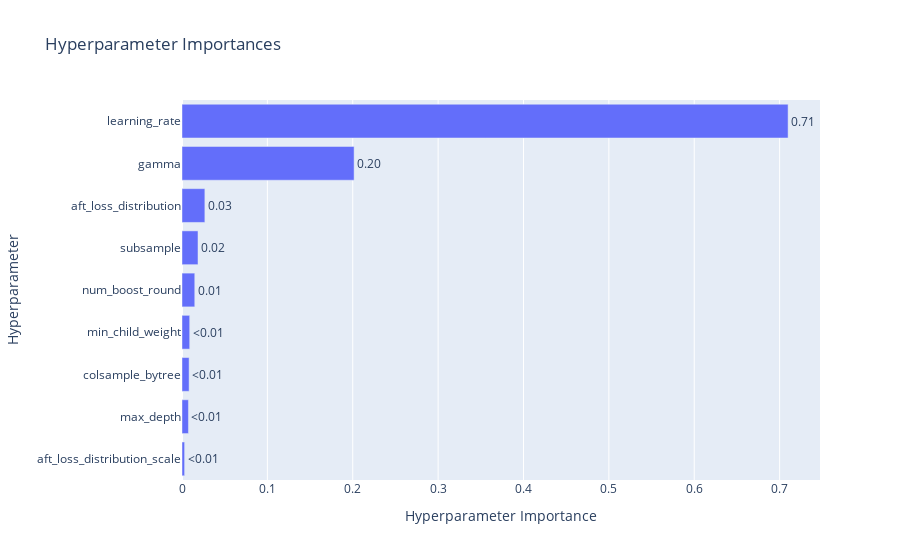

The notebook cell this image was saved under:
### Code cell
fig = optuna.visualization.plot_param_importances(study)
fig.show()

### Figure 1 — Plotly figure (JSON) as saved in the notebook; plotly's stock layout.template omitted (floating-point values rounded to 4 significant figures)
{"data": [{"cliponaxis": false, "hovertemplate": ["aft_loss_distribution_scale (FloatDistribution): 0.0030719974222894702<extra></extra>", "max_depth (IntDistribution): 0.007550514433343069<extra></extra>", "colsample_bytree (FloatDistribution): 0.008325128167607871<extra></extra>", "min_child_weight (IntDistribution): 0.009018851808830919<extra></extra>", "num_boost_round (IntDistribution): 0.014953099674803487<extra></extra>", "subsample (FloatDistribution): 0.018748072115481858<extra></extra>", "aft_loss_distribution (CategoricalDistribution): 0.026784359189893144<extra></extra>", "gamma (FloatDistribution): 0.20160025077786906<extra></extra>", "learning_rate (FloatDistribution): 0.709947726409881<extra></extra>"], "name": "Objective Value", "orientation": "h", "text": ["<0.01", "<0.01", "<0.01", "<0.01", "0.01", "0.02", "0.03", "0.20", "0.71"], "textposition": "outside", "type": "bar", "x": [0.003072, 0.007551, 0.008325, 0.009019, 0.01495, 0.01875, 0.02678, 0.2016, 0.7099], "y": ["aft_loss_distribution_scale", "max_depth", "colsample_bytree", "min_child_weight", "num_boost_round", "subsample", "aft_loss_distribution", "gamma", "learning_rate"]}], "layout": {"title": {"text": "Hyperparameter Importances"}, "xaxis": {"title": {"text": "Hyperparameter Importance"}}, "yaxis": {"title": {"text": "Hyperparameter"}}}}
